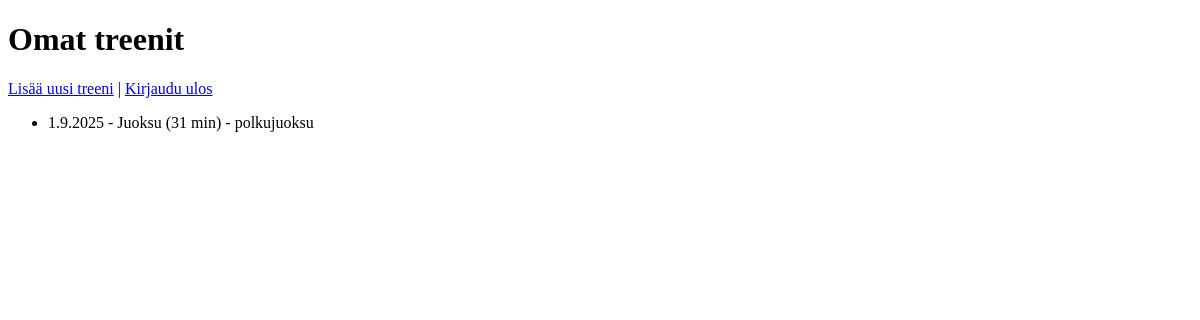
Page / (signed in) on the earlier database version.
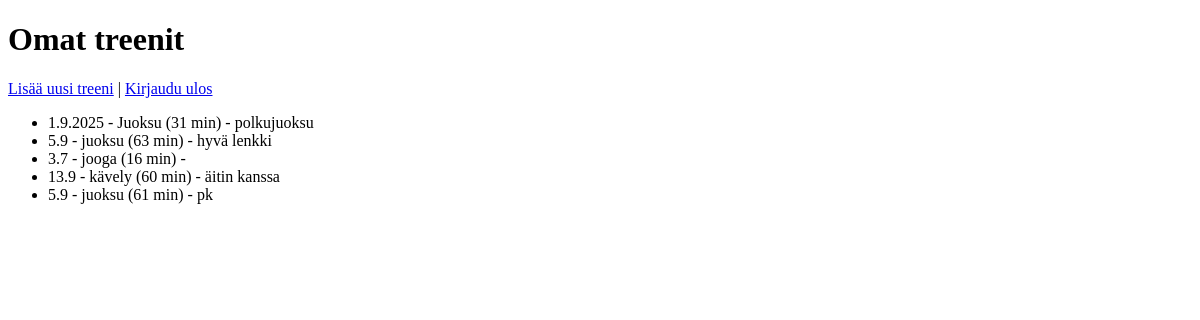
Same page on the later database version.
### models.py (models this page shows)
class Workout(db.Model):
    __tablename__ = "workout"
    id = db.Column(db.Integer, primary_key=True)
    date = db.Column(db.String(50))
    type = db.Column(db.String(50))
    duration = db.Column(db.Integer)
    description = db.Column(db.Text)
    user_id = db.Column(db.Integer, db.ForeignKey('user.id'), nullable=False)

### app.py (the view)
@app.route('/')
@login_required
def index():
    workouts = Workout.query.filter_by(user_id=current_user.id).all()
    return render_template('index.html', workouts=workouts)

### app.py (called while the page is built)
@login_manager.user_loader
def load_user(user_id):
    return User.query.get(int(user_id))

### templates/index.html
{% extends "base.html" %}
{% block content %}
<h1>Omat treenit</h1>
<a href="{{ url_for('add_workout') }}">Lisää uusi treeni</a> |
<a href="{{ url_for('logout') }}">Kirjaudu ulos</a>
<ul>
    {% for w in workouts %}
    <li>{{ w.date }} - {{ w.type }} ({{ w.duration }} min) - {{ w.description }}</li>
    {% endfor %}
</ul>
{% endblock %}

### templates/base.html (shortened to what this page needs)
<!DOCTYPE html>
<html>
<head>
</head>
<body>
{% block content %}{% endblock %}
</body>
</html>

Differences in the rows shown:
added Workout: date "5.9", type "juoksu", duration "63", description "hyvä lenkki"
added Workout: date "3.7", type "jooga", duration "16"
added Workout: date "13.9", type "kävely", duration "60", description "äitin kanssa"
added Workout: date "5.9", type "juoksu", duration "61", description "pk"
